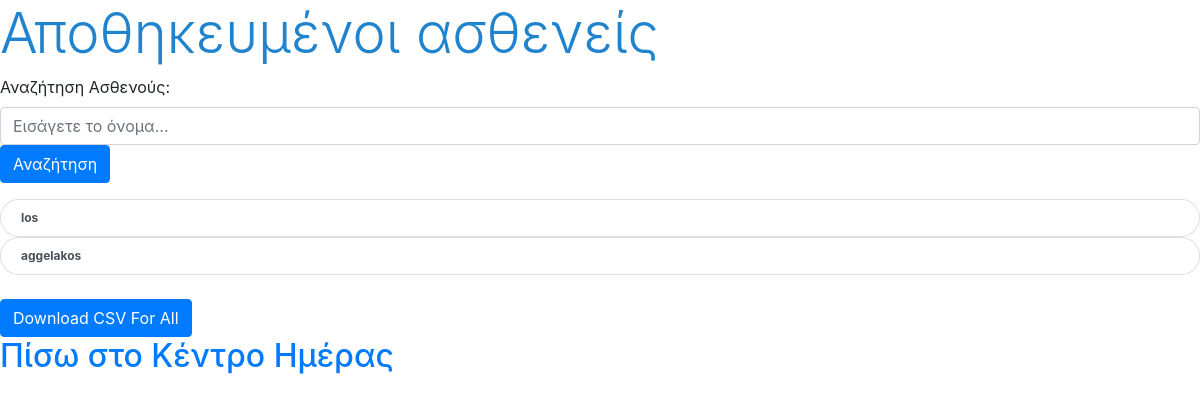
/poll/saved_patients/ (signed in), run on an earlier commit of the app's database.
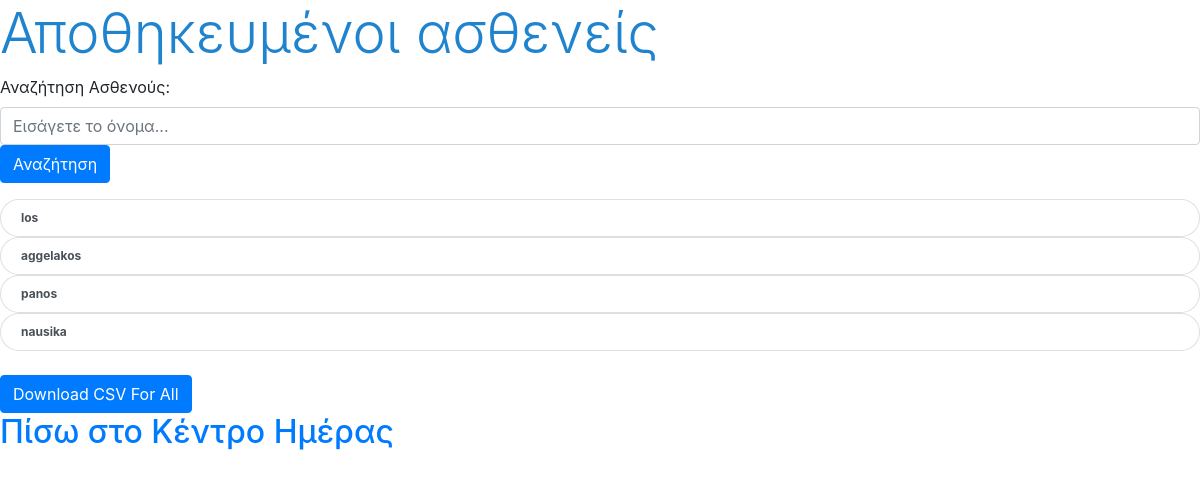
And on a later commit of the database.
### poll/models.py (models this page shows)
class Patient(models.Model):
    IDENTITY = models.CharField(max_length=10,null=True)
    EDUCCATEGORY = models.CharField(max_length=100,null=True)
    EDUCPATIENT = models.CharField(max_length=100,null=True)
    SEXPATIENT = models.CharField(max_length=100,null=True)
    AGEPATIENT = models.CharField(max_length=10,null=True)
    ECUCCARERCAT = models.CharField(max_length=100,null=True)
    EDUCCARER = models.CharField(max_length=100,null=True)
    SEXCARER = models.CharField(max_length=100,null=True)
    AGECARER = models.CharField(max_length=100,null=True)
    RELATIONSHIPCARER = models.CharField(max_length=100,null=True)
    LIVESIN = models.CharField(max_length=100,null=True)
    kentro = models.CharField(max_length=100,null=True)
    date = models.CharField(max_length=100,null=True)
    NPI = models.CharField(max_length=100,null=True)
    STAGE = models.CharField(max_length=100,null=True)
    IADL = models.CharField(max_length=100,null=True)
    MMSE = models.CharField(max_length=100,null=True)
    DOCTOR = models.ForeignKey(User, on_delete=models.CASCADE,null=True)
    def __str__(self):
        return f"{self.IDENTITY}"

### poll/views.py (the view)
# urls.py: path('saved_patients/',views.saved_patients, name='saved_patients'),
@login_required
def saved_patients(request):
    all_patients = Patient.objects.filter(DOCTOR=request.user)
    context = {
        'patients': all_patients
    }
    return render(request, 'poll/saved_patients.html', context)

### templates/poll/saved_patients.html (shortened to what this page needs)
<!DOCTYPE html>
<html lang="en" dir="ltr">
  <head>
    <link rel="stylesheet" href="https://cdn.jsdelivr.net/npm/bootstrap@4.6.2/dist/css/bootstrap.min.css">
    {% load static %}
    <link rel="stylesheet" type="text/css" href="{% static 'poll/css/style.css' %}">
  </head>
  <body class="">
    <h1 class="display-4" style="color:#2083CE;">Αποθηκευμένοι ασθενείς</h1>
    <div class="mb-3">
      <form class="" action="{% url 'poll:search_patients' %}" method="get">
        <label for="searchInput" class="form-label">Αναζήτηση Ασθενούς:</label>
        <input type="text" name="IDENTITY" class="form-control" id="searchInput" placeholder="Εισάγετε το όνομα...">
        <button type="submit" class="btn btn-primary">Αναζήτηση</button>
      </form>
    </div>
    <div class="">
      {% for patient in patients %}
      <ol class="list-group">
        <a class="text-dark" href="{% url 'poll:patient_choices' %}?id={{ patient.id }}">
          <li class="list-group-item list-group-item-action badge rounded-pill">
              {{ patient }}
            </li>
        </a>
      </ol>
    </div>
    {% endfor %}
    <br>
    <a href="{% url 'poll:download_all' %}" class="btn btn-primary" download>
      Download CSV For All
    </a>
      <h2><a href="{% url 'index' %}">Πίσω στο Κέντρο Ημέρας</a></h2>
  </body>
</html>

What changed in the data, as far as the page shows it:
added Patient: IDENTITY "panos"
added Patient: IDENTITY "nausika"
